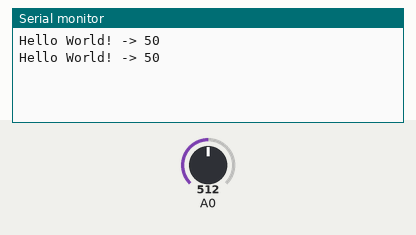
Simulated run of this sketch. Board: Arduino Uno, built with avr-gcc and run on an emulated ATmega328P. On the bench: the last lines printed to the serial monitor. The test bench sets the inputs (shaded band); at power-on: A0 = 512.

Above: at 2.8 s.
2.9 s: A0 set to 716
At 5.2 s:
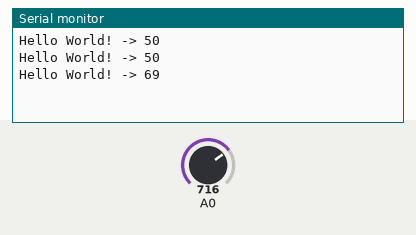
5.6 s: A0 set to 900
At 6.9 s:
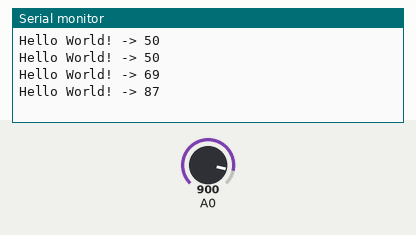
Timing chart, 0 to 8.6 s (numbered marks = the images above; inputs shaded):
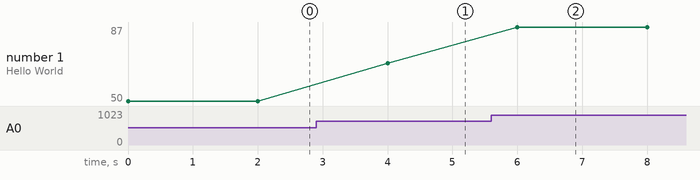

The sketch:

COMUNICACAO_SERIAL.ino
```cpp
int a;

void setup() {
  pinMode(A0, INPUT);
  Serial.begin(9600);
}

void loop() {

  Serial.print("Hello World! -> ");
  a = analogRead(A0); //pode mudar para digital com o comando digitalRead(A0);
  a = map(a, 0, 1023, 0, 100); //limita de 0 a 100. Ele mudou a escala do valor;
  Serial.println(a);
  delay(2000);


}
```

Measured:
- after the input at 2.9 s, the serial monitor: prints a new line after 1.1 s (image 1)
- after the input at 5.6 s, the serial monitor: prints a new line after 0.40 s (image 2)
- plotted number 1: 50 → 69 after the input at 2.9 s, 69 → 87 after the input at 5.6 s
